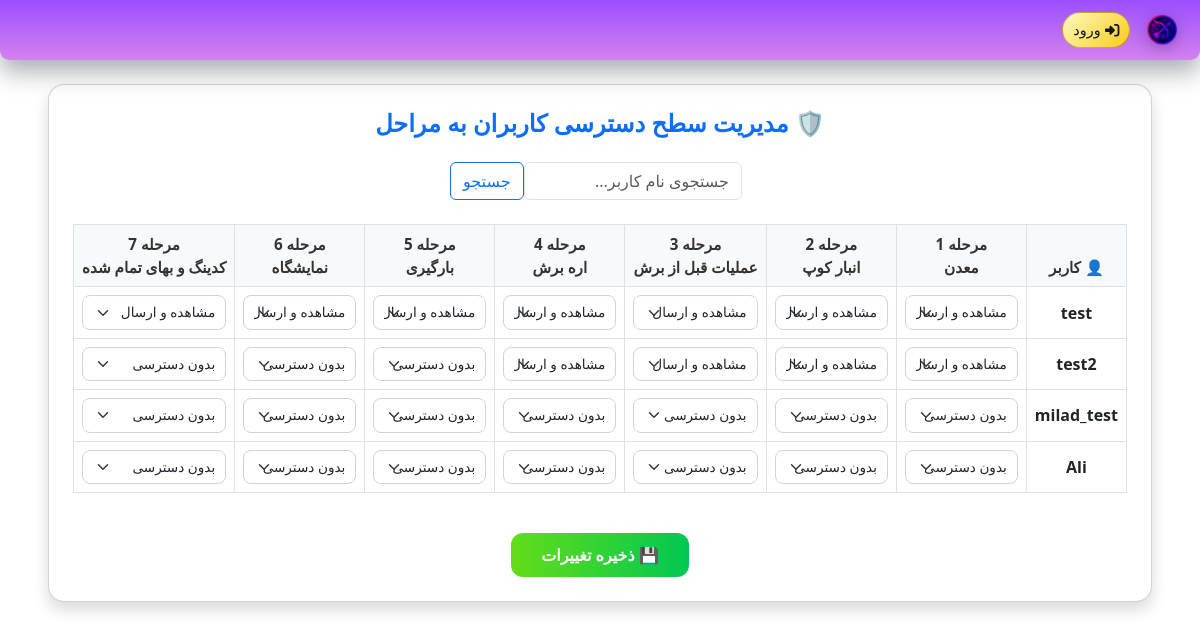
/stone_flow/admin/manage_access/, run on the app's committed database.
### StoneFlow/models.py (models this page shows, shortened)
class Step(models.Model):
    order = models.PositiveIntegerField()
    title = models.CharField(max_length=200)
    url_name = models.CharField(max_length=100)
    class Meta:
        ordering = ['order']

### StoneFlow/views.py (the view, shortened to what this page needs)
# urls.py: path('admin/manage_access/', manage_access, name='manage_access'),
def manage_access(request):
    query = request.GET.get('q', '')
    if query:
        users = User.objects.filter(
            Q(first_name__icontains=query) |
            Q(last_name__icontains=query) |
            Q(username__icontains=query)
        )
    else:
        users = User.objects.all()
    steps = Step.objects.all()
    access_matrix = {}
    for user in users:
        access_matrix[user.id] = {}
        for step in steps:
            try:
                sa = StepAccess.objects.get(user=user, step=step)
                access_matrix[user.id][step.id] = sa.access_level
            except StepAccess.DoesNotExist:
                access_matrix[user.id][step.id] = ''
    context = {
        'users': users,
        'steps': steps,
        'access_matrix': access_matrix,
    }
    return render(request, 'manage_access.html', context)

### StoneFlow/templatetags/custom_filters.py (called while the page is built)
@register.filter
def get_item(d, key):
    try:
        return d.get(key)
    except Exception:
        return None

### users/context_processors.py (called while the page is built, shortened)
def menu_items_processor(request):
    SITE_LOGO = Constants.LOGO_PATH
    SITE_NAME = Constants.NAME
    PWA_DESCRIPTION = Constants.PWA_DESCRIPTION
    TOPBAR_COLOR_START = Constants.TOPBAR_COLOR_START
    TOPBAR_COLOR_END = Constants.TOPBAR_COLOR_END
    try:
        user = request.user
        if not user.is_authenticated:
            return {'menu_items': [] , 'SITE_LOGO':SITE_LOGO,'SITE_NAME':SITE_NAME , 'PWA_DESCRIPTION':PWA_DESCRIPTION,'TOPBAR_COLOR_START':TOPBAR_COLOR_START,'TOPBAR_COLOR_END':TOPBAR_COLOR_END}
    except:
        return {'menu_items': None , 'SITE_LOGO':SITE_LOGO,'SITE_NAME':SITE_NAME , 'PWA_DESCRIPTION':PWA_DESCRIPTION,'TOPBAR_COLOR_START':TOPBAR_COLOR_START,'TOPBAR_COLOR_END':TOPBAR_COLOR_END}

### StoneFlow/templates/manage_access.html (shortened to what this page needs)
{% extends "users/base.html" %}
{% load static %}
{% block content %}
{% load custom_filters %}
<link href="https://cdn.jsdelivr.net/npm/bootstrap@5.3.0/dist/css/bootstrap.min.css" rel="stylesheet">
<div class="card shadow rounded-4 p-4" style="direction: rtl;">
  <h4 class="mb-4 fw-bold text-center text-primary">🛡️ مدیریت سطح دسترسی کاربران به مراحل</h4>
    <form method="get" class="mb-4 d-flex justify-content-end" style="max-width: 300px; margin-right: auto; margin-left: auto;">
    <input type="text" name="q" value="{{ request.GET.q }}" class="form-control me-2" placeholder="جستجوی نام کاربر...">
    <button type="submit" class="btn btn-outline-primary">جستجو</button>
    </form>
  <form method="post">
    <div class="table-container">
      <table class="table access-table table-bordered text-center align-middle">
        <thead>
          <tr>
            <th>👤 کاربر</th>
            {% for step in steps %}
              <th>مرحله {{ step.order }}<br>{{ step.title }}</th>
            {% endfor %}
          </tr>
        </thead>
        <tbody>
          {% for user in users %}
            <tr>
              <td class="user-col">{{ user.get_full_name|default:user.username }}</td>
              {% with user_access=access_matrix|get_item:user.id %}
                {% for step in steps %}
                  {% with current_access=user_access|get_item:step.id %}
                    <td>
                      <select name="access_{{ user.id }}_{{ step.id }}" class="form-select">
                        <option value="" {% if current_access == "" %}selected{% endif %}>بدون دسترسی</option>
                        <option value="submit" {% if current_access == "submit" %}selected{% endif %}>مشاهده و ارسال</option>
                      </select>
                    </td>
                  {% endwith %}
                {% endfor %}
              {% endwith %}
            </tr>
          {% endfor %}
        </tbody>
      </table>
    </div>
    <div class="text-center mt-4">
      <button type="submit" class="save-btn">💾 ذخیره تغییرات</button>
    </div>
  </form>
</div>
{% endblock %}

### users/templates/users/base.html (shortened to what this page needs)
<!DOCTYPE html>
{% load static %}
<html lang="fa" dir="rtl">
<head>
  <link rel="stylesheet" href="{% static 'css/bootstrap.min.css' %}">
  <link rel="stylesheet" href="{% static 'css/all.min.css' %}">
  <link rel="stylesheet" href="{% static 'css/base.css' %}">
  <link rel="stylesheet" href="{% static 'css/fonts.css' %}">
</head>
<body>
<div class="topbar">
  <div class="topbar-right">
    <a href="/" class="logo-link">
      <img src="{% static SITE_LOGO %}" alt=ALT_LOGO class="border-radius : 10px">
    </a>
    <div class="user-info">
      {% if user.is_authenticated %}
        <div class="avatar">{{ request.user.username|first|upper }}</div>
        <div class="user-meta">
          <strong>{{ user.username }}</strong>
          {% if user.profile.job_position %}
            <span>{{ user.profile.job_position.name }}</span>
          {% endif %}
        </div>
        <a href="/logout" class="auth-link">
          <i class="fas fa-sign-out-alt"></i>
          خروج
        </a>
      {% else %}
        <a href="/login/" class="auth-link">
          <i class="fas fa-sign-in-alt"></i>
          ورود
        </a>
      {% endif %}
    </div>
  </div>
</div>
<div class="main-content">
  {% block content %}
  {% endblock content %}
</div>
</body>
</html>

### users/static/css/base.css (style rules this page uses)
body { font-family: 'B Nazanin'; src: url('/fonts/BNazanin.woff2') format('woff2'), url('/fonts/BNazanin.woff') format('woff'); }

### StoneFlow/templates/manage_access.html (style rules this page uses)
.access-table select { font-size: 0.85rem; padding: 6px 10px; padding-right: 24px; border-radius: 8px; border: 1px solid #ced4da; direction: rtl; background-position: left 0.75rem center; background-repeat: no-repeat; }
.access-table thead th { background: #f8f9fa; font-weight: 700; font-size: 0.95rem; color: #333; border-bottom: 1px solid #dee2e6; white-space: nowrap; }
.access-table tbody td { vertical-align: middle; white-space: nowrap; }
.user-col { font-weight: 600; color: #2c3e50; }
.access-table select { font-size: 0.85rem; padding: 6px 10px; border-radius: 8px; border: 1px solid #ced4da; }
.save-btn { background: linear-gradient(to left, #00c853, #64dd17); border: none; color: white; font-weight: bold; padding: 10px 30px; border-radius: 12px; transition: all 0.3s ease; }
.table-container { overflow-x: auto; }

### data on the page
Step: order "1", title "معدن", id "مشاهده و ارسال", id "بدون دسترسی"
Step: order "2", title "انبار کوپ", id "مشاهده و ارسال", id "بدون دسترسی"
Step: order "3", title "عملیات قبل از برش", id "مشاهده و ارسال", id "بدون دسترسی"
Step: order "4", title "اره برش", id "مشاهده و ارسال", id "بدون دسترسی"
Step: order "5", title "بارگیری", id "مشاهده و ارسال", id "بدون دسترسی"
Step: order "6", title "نمایشگاه", id "مشاهده و ارسال", id "بدون دسترسی"
Step: order "7", title "کدینگ و بهای تمام شده", id "مشاهده و ارسال", id "بدون دسترسی"

### other printed values
{{ user.get_full_name|default:user.username }} "test"
{{ user.get_full_name|default:user.username }} "test2"
{{ user.get_full_name|default:user.username }} "milad_test"
{{ user.get_full_name|default:user.username }} "Ali"
